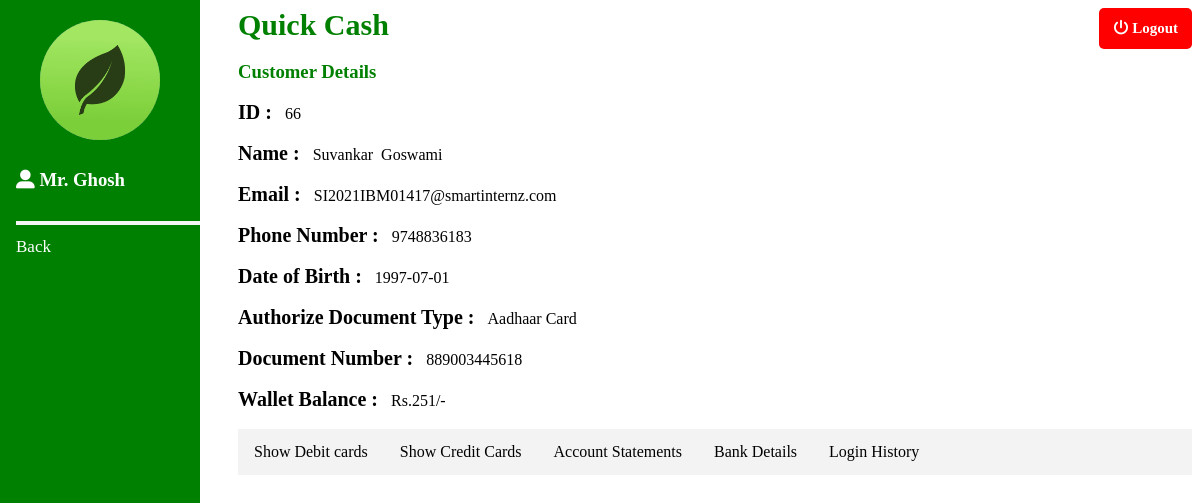
The page /admin/showdetails.php?id=66 (signed in) on the database its author committed.
### tables this page shows
CREATE TABLE `user` (
  `id` int(11) NOT NULL,
  `fname` varchar(20) NOT NULL,
  `lname` varchar(20) NOT NULL,
  `email` varchar(50) NOT NULL,
  `phone` varchar(10) NOT NULL,
  `dob` date NOT NULL,
  `gender` varchar(10) NOT NULL,
  `document` varchar(50) NOT NULL,
  `card_no` varchar(15) NOT NULL,
  `datetime` varchar(100) NOT NULL
);

CREATE TABLE `wallet` (
  `id` int(11) NOT NULL,
  `phone` varchar(10) NOT NULL,
  `balance` int(11) NOT NULL
);

### admin/session.php (called while the page is built, shortened)
<?php
include_once 'dbconfig.php';
   $user_check = $_SESSION['login_user'];
   $ses_sql = mysqli_query($connect,"select admin_id, name from admin where admin_id = '$user_check' ");
   $row = mysqli_fetch_array($ses_sql,MYSQLI_ASSOC);
   $login_session1 = $row['name'];
?>

### admin/showdetails.php (the view, shortened to what this page needs)
<!DOCTYPE html>
<html>
    <head>
        <link href="../css/style2.css" rel="stylesheet" type="text/css"/>
        <link href="../css/sidenav.css" rel="stylesheet" type="text/css"/>
        <link rel="stylesheet" href="https://cdnjs.cloudflare.com/ajax/libs/font-awesome/4.7.0/css/font-awesome.min.css">
        <link rel="stylesheet" href="https://cdnjs.cloudflare.com/ajax/libs/font-awesome/4.7.0/css/font-awesome.min.css">
        <link href="../css/style3.css" rel="stylesheet" type="text/css"/>
        <link rel="stylesheet" href="https://cdnjs.cloudflare.com/ajax/libs/font-awesome/4.7.0/css/font-awesome.min.css">
    </head>
    <body>
        <?php
        include_once 'session.php';
        include_once 'dbconfig.php';
        ?>
        <div>
            <div class="container">
                <div>
                    <div class="sidenav">
                        <img src="../pics/icoon.png" alt="" id="icon"/>
                        <h3 style=" padding: 6px 16px; color: white"><i class='fas fa-user-alt'></i> <?php echo $login_session1 ?></h3>
                        <a href="#"><div class="line"></div></a>
                        <a href="admin_welcome.php">Back</a>
                     </div>
                </div>
            </div>
        </div>
        <div>
              <div class="content">
                    <div>
                            <div class="headbar">
                                <span class="head">Quick Cash</span>
                                <span class="logoutbutton"><a href="logout.php"><i class='fas fa-power-off'></i> Logout</a></span>
                            </div>
                    </div>
                  <div>
                      <h3 style="color: green;">Customer Details</h3>
                      <?php
                        $id = $_GET['id'];
                        $result_details = mysqli_query($connect, "select *from user where id = $id");
                        while($res3 = mysqli_fetch_array($result_details)){
                            $id1 = $res3['id'];
                            $fname = $res3['fname'];
                            $lname = $res3['lname'];
                            $email = $res3['email'];
                            $phone = $res3['phone'];
                            $dob = $res3['dob'];
                            $document = $res3['document'];
                            $card_no = $res3['card_no'];
                        }
                        $resultw = mysqli_query($connect, "select *from wallet where phone = $phone");
                        while ($resultw1 = mysqli_fetch_array($resultw)){
                            $balance = $resultw1['balance'];
                        }
                      ?>
                      <label>ID : </label>&nbsp;&nbsp;<?php echo $id1; ?><br/><br/>
                      <label>Name : </label>&nbsp;&nbsp;<?php echo $fname; ?>&nbsp;&nbsp;<?php echo $lname; ?><br/><br/>
                      <label>Email : </label>&nbsp;&nbsp;<?php echo $email; ?><br/><br/>
                      <label>Phone Number : </label>&nbsp;&nbsp;<?php echo $phone; ?><br/><br/>
                      <label>Date of Birth : </label>&nbsp;&nbsp;<?php echo $dob; ?><br/><br/>
                      <label>Authorize Document Type : </label>&nbsp;&nbsp;<?php echo $document; ?><br/><br/>
                      <label>Document Number : </label>&nbsp;&nbsp;<?php echo $card_no; ?><br/><br/>
                      <label>Wallet Balance : </label>&nbsp;&nbsp;Rs.<?php echo $balance; ?>/-<br><br>
                  </div>
                  <div>
                      <div>
                          <ul>
                              <li><a href="#Show_Debit" id="debit">Show Debit cards</a></li>
                              <li><a href="#show_credit" id="credit">Show Credit Cards</a></li>
                              <li><a href="#show_transaction" id="account">Account Statements</a></li>
                              <li><a href="#bankdetails" id="bankdetail">Bank Details</a></li>
                              <li><a href="#loginhistory" id="history">Login History</a></li>
                          </ul>
                      </div>
                  </div>
              </div>
        </div>
    </body>
</html>

### css/style2.css (style rules this page uses)
label { font-weight: bold; font-size: 20px; }

### css/sidenav.css (style rules this page uses)
#icon { border-radius: 50%; width: 120px; height: 120px; position: relative; left: 20%; }
.head { font-size: 30px; color: green; font-weight: bold; }
.logoutbutton { float: right; padding: 12px 14px; border-radius: 5px; background-color: red; cursor: pointer; font-size: 15px; font-weight: bold; }
.logoutbutton a { text-decoration: none; color: white; }
.line { border: 2px solid whitesmoke; width: 180px; }
.sidenav { height: 100%; width: 200px; position: fixed; z-index: 1; top: 0; left: 0; background-color: green; overflow-x: hidden; padding-top: 20px; }
.sidenav a { padding: 6px 8px 6px 16px; text-decoration: none; font-size: 17px; color: white; display: block; }
.content { margin-left: 230px; }

### admin/showdetails.php (style rules this page uses)
ul { list-style-type: none; margin: 0; padding: 0; overflow: hidden; background-color: #f3f3f3; }
li { float: left; }
li a { display: block; color: black; text-align: center; padding: 14px 16px; text-decoration: none; }

### rows shown on the page
user: id "66", fname "Suvankar", lname "Goswami", email "SI2021IBM01417@smartinternz.com", phone "9748836183", dob "1997-07-01", document "Aadhaar Card", card_no "889003445618"
wallet: balance "251"

### other values the page prints
$login_session1 "Mr. Ghosh"
